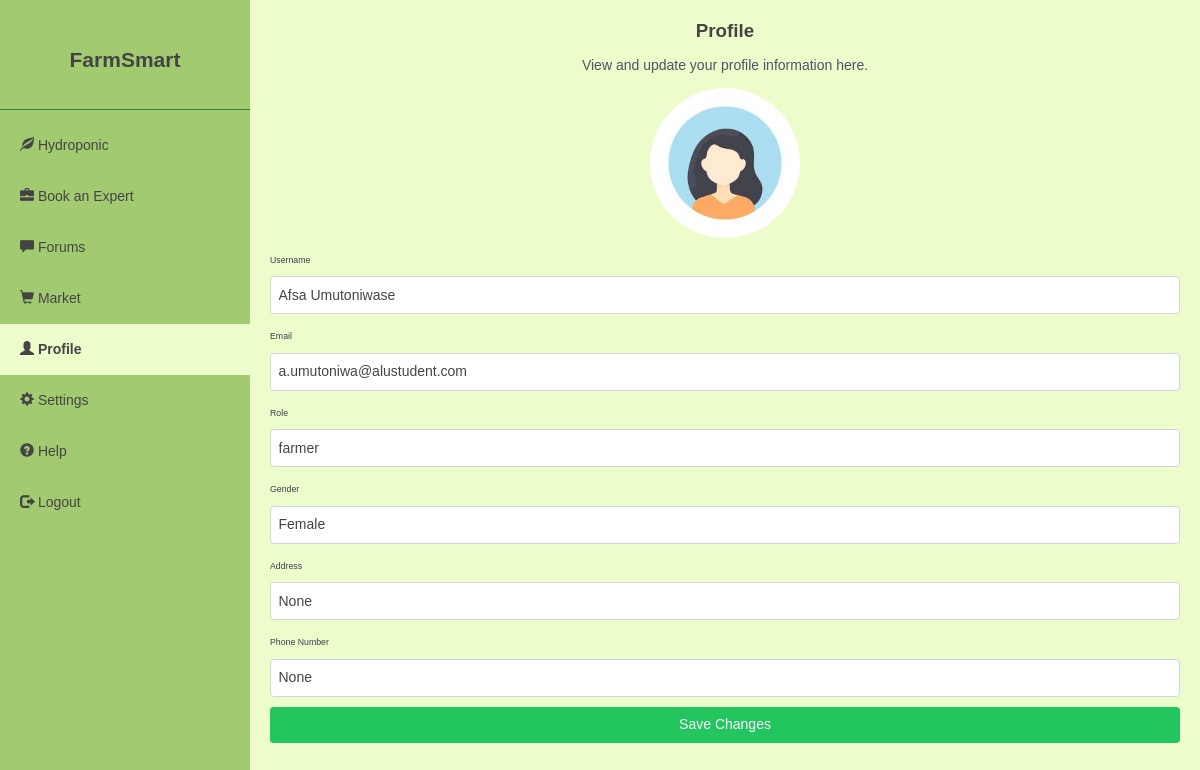
Page /profile (signed in) on the committed database.
### app.py (models this page shows, shortened)
class User(UserMixin, db.Model):
    id = db.Column(db.Integer, primary_key=True)
    username = db.Column(db.String(120), unique=True, nullable=False)
    email = db.Column(db.String(120), unique=True, nullable=False)
    password_hash = db.Column(db.String(128))
    role = db.Column(db.String(50))
    gender = db.Column(db.String(50))
    address = db.Column(db.String(200))
    phone = db.Column(db.String(20))
    profile_image_url = db.Column(db.String(200), nullable=True)
    profile_complete = db.Column(db.Boolean, default=False)

### app.py (the view, shortened to what this page needs)
@app.route('/profile', methods=['GET', 'POST'])
@login_required
def profile():
    return render_template('profile.html', user=current_user)

### app.py (called while the page is built)
@app.after_request
def add_header(response):
    response.cache_control.no_cache = True
    return response

@login_manager.user_loader
def load_user(user_id):
    return User.query.get(int(user_id))

### templates/profile.html (shortened to what this page needs)
{% extends 'base.html' %}
{% block content %}
<div class="flex flex-col items-center text-center">
    <h1 class="text-3xl font-semibold mb-6">Profile</h1>
    <h4 class="text-gray-600 mb-6">View and update your profile information here.</h4>
</div>
<div class="text-center">
    <div class="flex flex-col items-center">
        <img src="{{ url_for('static', filename='img/' + user.profile_image_url) }}"
             alt="Profile Image" id="profileImage" width="150" height="150" class="rounded-full border border-gray-300 mb-4">
    </div>
</div>
<form method="POST" action="{{ url_for('profile') }}" class="space-y-4">
    <div class="space-y-2">
        <label for="username" class="text-sm font-medium text-gray-700">Username</label>
        <input type="text" id="username" name="username" class="w-full p-3 border border-gray-300 rounded-md" value="{{ user.username }}" readonly>
    </div>
    <div class="space-y-2">
        <label for="email" class="text-sm font-medium text-gray-700">Email</label>
        <input type="email" id="email" name="email" class="w-full p-3 border border-gray-300 rounded-md" value="{{ user.email }}" readonly>
    </div>
    <div class="space-y-2">
        <label for="role" class="text-sm font-medium text-gray-700">Role</label>
        <input type="text" id="role" name="role" class="w-full p-3 border border-gray-300 rounded-md" value="{{ user.role }}" readonly>
    </div>
    <div class="space-y-2">
        <label for="gender" class="text-sm font-medium text-gray-700">Gender</label>
        <input type="text" id="gender" name="gender" class="w-full p-3 border border-gray-300 rounded-md" value="{{ user.gender }}" readonly>
    </div>
    <div class="space-y-2">
        <label for="address" class="text-sm font-medium text-gray-700">Address</label>
        <input type="text" id="address" name="address" class="w-full p-3 border border-gray-300 rounded-md" value="{{ user.address }}">
    </div>
    <div class="space-y-2">
        <label for="phone" class="text-sm font-medium text-gray-700">Phone Number</label>
        <input type="tel" id="phone" name="phone" class="w-full p-3 border border-gray-300 rounded-md" value="{{ user.phone }}">
    </div>
    <button type="submit" class="w-full py-3 bg-green-500 text-white rounded-md hover:bg-green-600 transition">Save Changes</button>
</form>
{% endblock %}

### static/css/dashboard.css (style rules this page uses)
:root { --bg-color: #ecfccb; --secondary-bg-color: #a2ca71; --sidebar-header-height: 100px; --sidebar-footer-height: 230px; --text-color: #444444; --secondary-text-color: #444444; --border-color: #387f39; --accent-color: #a2ca71; --accent-hover-color: #8dba5e; --success-background: #edf7ee; --warning-background: #ffd27f; --error-background: #ff6b6b; --input-border-color: #dddddd; --input-focus-color: var(--accent-color); --contrast-color: #ffffff; --graph-grid-color: #eeeeee; }
* { margin: 0; padding: 0; box-sizing: border-box; }
body { font-family: Arial, sans-serif; background-color: var(--bg-color); color: var(--text-color); }

### rows in the picture
User: profile_image_url (picture), username "Afsa Umutoniwase", email "a.umutoniwa@alustudent.com", role "farmer", gender "Female", address "None", phone "None"
